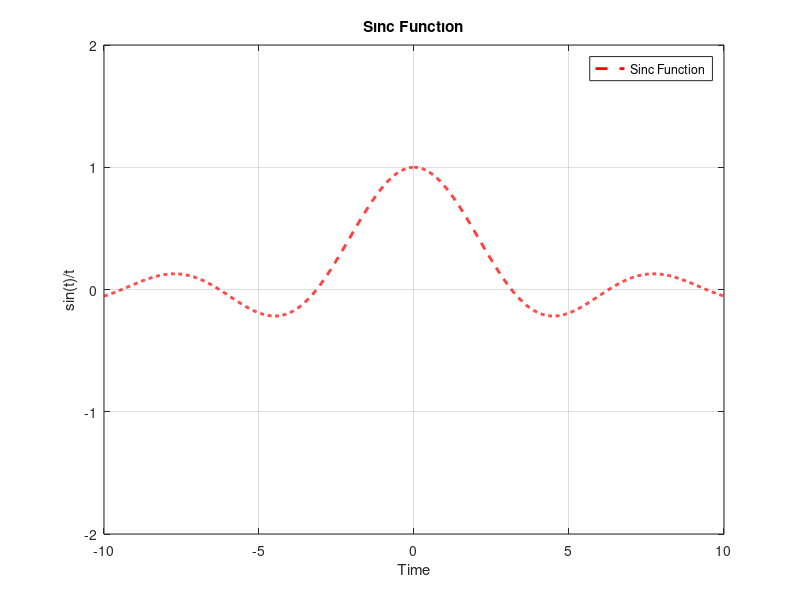

Write the MATLAB code that produced this figure.

%% Intro
clc
clear

%% Sinc Function

% Sinc function defined as
    % Sinc(t) = sin(t) / t
    
% Define an interval
timeInterval = -10:0.01:10;

% Define sinc funtion
                       % ./ is used for array operation
sinc = sin(timeInterval) ./ timeInterval;

% plot sinc
plot(timeInterval,sinc,'r--','linewidth',2)

% Set title
title("Sınc Functıon")

% Set axis labels
xlabel('Time');
ylabel('sin(t)/t');

% Put a legend
legend(['Sinc Function']);

% Set the axis
axis([-10 10 -2 2])

% Put grid
grid on

